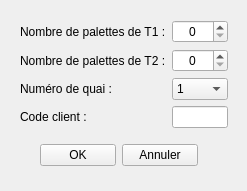
<?xml version="1.0" encoding="UTF-8"?>
<ui version="4.0">
 <class>FenCommande</class>
 <widget class="QWidget" name="FenCommande">
  <property name="windowModality">
   <enum>Qt::ApplicationModal</enum>
  </property>
  <property name="geometry">
   <rect>
    <x>0</x>
    <y>0</y>
    <width>247</width>
    <height>191</height>
   </rect>
  </property>
  <property name="windowTitle">
   <string>Nouvelle commande</string>
  </property>
  <widget class="QWidget" name="formLayoutWidget">
   <property name="geometry">
    <rect>
     <x>20</x>
     <y>20</y>
     <width>208</width>
     <height>111</height>
    </rect>
   </property>
   <layout class="QFormLayout" name="formLayout">
    <property name="fieldGrowthPolicy">
     <enum>QFormLayout::AllNonFixedFieldsGrow</enum>
    </property>
    <item row="0" column="0">
     <widget class="QLabel" name="label">
      <property name="text">
       <string>Nombre de palettes de T1 :</string>
      </property>
     </widget>
    </item>
    <item row="0" column="1">
     <widget class="QSpinBox" name="nNbT1">
      <property name="alignment">
       <set>Qt::AlignCenter</set>
      </property>
      <property name="value">
       <number>0</number>
      </property>
     </widget>
    </item>
    <item row="1" column="0">
     <widget class="QLabel" name="label_2">
      <property name="text">
       <string>Nombre de palettes de T2 :</string>
      </property>
     </widget>
    </item>
    <item row="1" column="1">
     <widget class="QSpinBox" name="nNbT2">
      <property name="alignment">
       <set>Qt::AlignCenter</set>
      </property>
      <property name="value">
       <number>0</number>
      </property>
     </widget>
    </item>
    <item row="2" column="0">
     <widget class="QLabel" name="label_3">
      <property name="text">
       <string>Numéro de quai :</string>
      </property>
     </widget>
    </item>
    <item row="2" column="1">
     <widget class="QComboBox" name="cNumQuai">
      <item>
       <property name="text">
        <string>1</string>
       </property>
      </item>
      <item>
       <property name="text">
        <string>2</string>
       </property>
      </item>
      <item>
       <property name="text">
        <string>3</string>
       </property>
      </item>
     </widget>
    </item>
    <item row="3" column="0">
     <widget class="QLabel" name="label_4">
      <property name="text">
       <string>Code client :</string>
      </property>
     </widget>
    </item>
    <item row="3" column="1">
     <widget class="QLineEdit" name="tCodeClient">
      <property name="maxLength">
       <number>9</number>
      </property>
      <property name="alignment">
       <set>Qt::AlignCenter</set>
      </property>
     </widget>
    </item>
   </layout>
  </widget>
  <widget class="QWidget" name="horizontalLayoutWidget">
   <property name="geometry">
    <rect>
     <x>40</x>
     <y>140</y>
     <width>158</width>
     <height>31</height>
    </rect>
   </property>
   <layout class="QHBoxLayout" name="buttonLayout">
    <item>
     <widget class="QPushButton" name="bOk">
      <property name="text">
       <string>OK</string>
      </property>
     </widget>
    </item>
    <item>
     <widget class="QPushButton" name="bCancel">
      <property name="text">
       <string>Annuler</string>
      </property>
     </widget>
    </item>
   </layout>
  </widget>
 </widget>
 <resources/>
 <connections>
  <connection>
   <sender>bCancel</sender>
   <signal>clicked()</signal>
   <receiver>FenCommande</receiver>
   <slot>close()</slot>
   <hints>
    <hint type="sourcelabel">
     <x>176</x>
     <y>159</y>
    </hint>
    <hint type="destinationlabel">
     <x>172</x>
     <y>216</y>
    </hint>
   </hints>
  </connection>
 </connections>
</ui>
